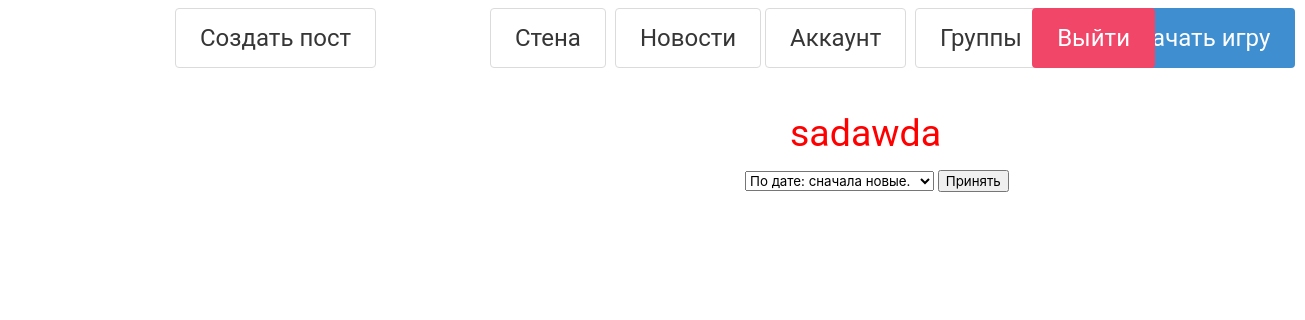
Before: /groups/2 (signed in) with the older database file.
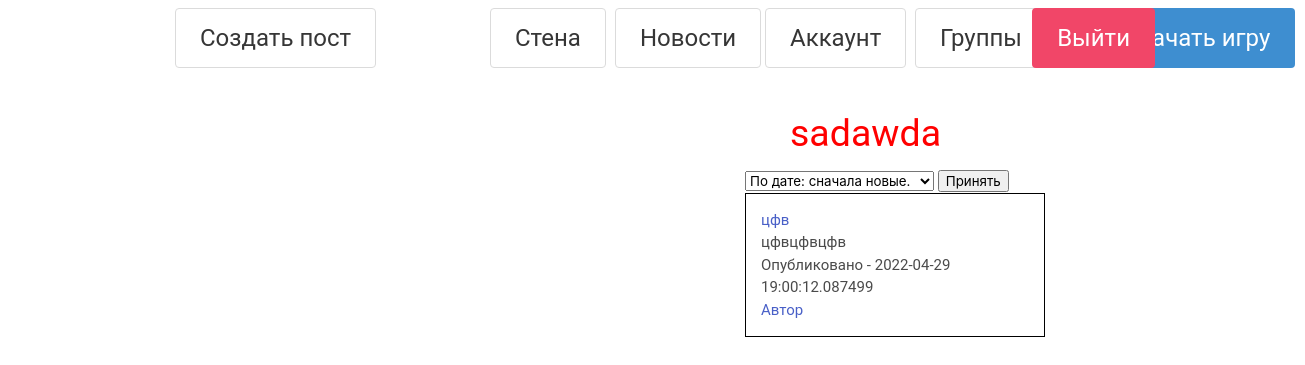
After: the same page with the newer database file.
### databases/posts.py (models this page shows)
class Post(SqlAlchemyBase):
    __tablename__ = "posts"
    id = sqlalchemy.Column(sqlalchemy.Integer, primary_key=True, autoincrement=True)
    title = sqlalchemy.Column(sqlalchemy.String, nullable=True)
    text = sqlalchemy.Column(sqlalchemy.String, nullable=True)
    anonymously = sqlalchemy.Column(sqlalchemy.Boolean, nullable=True)
    creator = sqlalchemy.Column(sqlalchemy.Integer)
    date = sqlalchemy.Column(sqlalchemy.DateTime, default=datetime.datetime.now)
    group_id = sqlalchemy.Column(sqlalchemy.Integer)
    comments_available = sqlalchemy.Column(sqlalchemy.Boolean, nullable=True)

### main.py (the view)
@app.route('/groups/<int:id>', methods=['GET', 'POST'])
def group_page(id):
    db_sess = db_session.create_session()
    group = db_sess.query(Group).filter(Group.id == id).first()
    is_sub = ''
    is_admin = ''
    sids = [[si.id, si.subscribers_ids.split(',')] for si in db_sess.query(Group).all()]
    groups_ids = [sid[0] for sid in sids if str(current_user.id) in sid[1]]
    if group.id in groups_ids:
        is_sub = '1'
    aids = [[ai.id, ai.admins_ids.split(',')] for ai in db_sess.query(Group).all()]
    groups_ids = [aid[0] for aid in aids if str(current_user.id) in aid[1]]
    if group.id in groups_ids:
        is_admin = '1'
    all_posts = db_sess.query(Post).filter(Post.group_id == id)
    return render_template('groupage.html', title=group.name, group=group, allgroups=all_posts, is_sub=is_sub,
                           is_admin=is_admin)

### databases/db_session.py (called while the page is built)
def create_session() -> Session:
    global __factory
    return __factory()

### main.py (called while the page is built)
@login_manager.user_loader
def load_user(user_id):
    db_sess = db_session.create_session()
    return db_sess.query(User).get(user_id)

### templates/groupage.html (shortened to what this page needs)
{% extends "base.html" %}
{% block content %}
{% if group.everyone_can_post and is_sub or is_admin%}
<a class="button is-large topleft btntop" href="/groups/{{group.id}}/create_post">Создать пост</a>
{% endif %}
<h1>{{group.name}}</h1>
<div class="allnewsdiv">
    <form action="{{ url_for('group_page_sorted', id=group.id)}}" method="post">
        <select name="sort_select">
            <option>По дате: сначала новые.</option>
        </select>
        <input type="submit" value="Принять">
    </form>
    {% if select_data == 'По дате: сначала старые.' %}
    {% for item in allgroups%}
    <div class="onenewsdiv">
        <h2><a href="/group/{{group.id}}/post/{{item.id}}"> {{item.title}}</a></h2>
        <div>
            <p>{{item.text}}</p>
        </div>
        <div>
            <p>Опубликовано - {{item.date}}</p>
            {% if not item.anonymously %}
            <a href=/user/{{item.creator}}>Автор</a>
            {% endif %}
        </div>
    </div>
    {% endfor %}
    {% else %}
    {% for item in allgroups[::-1]%}
    <div class="onenewsdiv">
        <h2><a href="/group/{{group.id}}/post/{{item.id}}"> {{item.title}}</a></h2>
        <div>
            <p>{{item.text}}</p>
        </div>
        <div>
            <p>Опубликовано - {{item.date}}</p>
            {% if not item.anonymously %}
            <a href=/user/{{item.creator}}>Автор</a>
            {% endif %}
        </div>
    </div>
    {% endfor %}
    {% endif %}
</div>
{% endblock %}

Changed rows visible on the page:
added Post: title "цфв", text "цфвцфвцфв", date "2022-04-29 19:00:12.087499"
